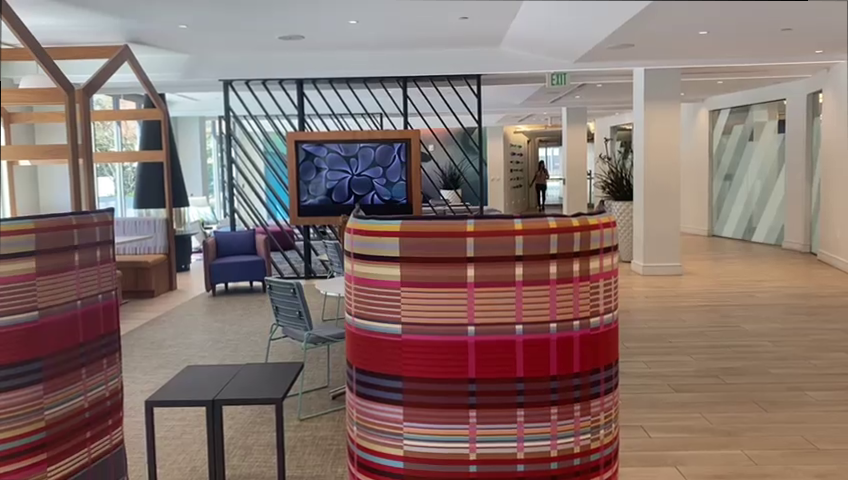
#> input picture Feature Tracking/Video Estimate/MSE_NEW/frame_0001.png, 848 x 480 px
$ python -i VideoStabilizer.py   (imports and definitions only)
#> lines starting #> are read from the running program, lines starting #| are printed output that depends on the picture
import cv2
import numpy as np
import matplotlib.pyplot as plt

def stabilize_video(input_path, output_path):
#> called with output_path = 'out.png'
    cap = cv2.VideoCapture(input_path)

    fps = int(cap.get(cv2.CAP_PROP_FPS))
    width = int(cap.get(cv2.CAP_PROP_FRAME_WIDTH))
    height = int(cap.get(cv2.CAP_PROP_FRAME_HEIGHT))
    size = (width, height)

    fourcc = cv2.VideoWriter_fourcc(*'mp4v')
    out = cv2.VideoWriter(output_path, fourcc, fps, size)

    _, prev = cap.read()
#> prev is the input picture: shape (480, 848, 3); mean B, G, R 109.6, 114.6, 134.6

    prevGray = cv2.cvtColor(prev, cv2.COLOR_BGR2GRAY)
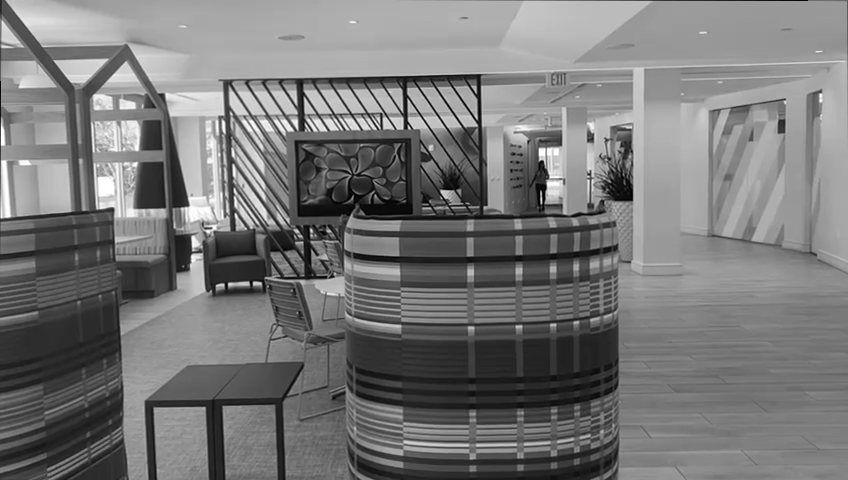
#> prevGray: shape (480, 848); min 0, max 255, mean 120
    prevCornerFeatures = cv2.goodFeaturesToTrack(prevGray, maxCorners=200, qualityLevel=0.01, minDistance=30,
                                                 blockSize=3)
#> prevCornerFeatures = 175 rows, first 8: [542, 161], [223, 284], [233, 164], [235, 213], [441, 190], [253, 282], [334, 276], [476, 125]
    #print("Next")
    originalX = [prevCornerFeatures[0][0][0]]
#> originalX = [542]
    originalY = [prevCornerFeatures[0][0][1]]
#> originalY = [161]
    newX = []
    newY = []
    transforms = []

    while True:
        success, curr = cap.read()
        if not success:
            break
        currGray = cv2.cvtColor(curr, cv2.COLOR_BGR2GRAY)

        badCurrCornerFeatures = cv2.goodFeaturesToTrack(currGray, maxCorners=200, qualityLevel=0.01, minDistance=30,
                                                            blockSize=3)
#> badCurrCornerFeatures has the same summary as prevCornerFeatures
        originalX.append(badCurrCornerFeatures[0][0][0])
        originalY.append(badCurrCornerFeatures[0][0][1])

        currCornerFeatures, status, _ = cv2.calcOpticalFlowPyrLK(prevGray, currGray, prevCornerFeatures, None)
#> currCornerFeatures has the same summary as prevCornerFeatures; status = 175 values from 1 to 1
        goodPrevCornerFeatures = prevCornerFeatures[status == 1]
#> goodPrevCornerFeatures = 175 pairs, first value 1 to 845, second value 1 to 478
        goodCurrCornerFeatures = currCornerFeatures[status == 1]
#> goodCurrCornerFeatures has the same summary as goodPrevCornerFeatures
        tran, _ = cv2.estimateAffinePartial2D(goodPrevCornerFeatures, goodCurrCornerFeatures)
#> tran = [[1, 0, 0], [0, 1, 0]]

        dx = tran[0, 2]
#> dx = 0
        dy = tran[1, 2]
#> dy = 0
        newX.append(dx)
        newY.append(dy)
        transforms.append([dx, dy])

        prevGray = currGray.copy()
        prevCornerFeatures = goodCurrCornerFeatures.reshape(-1, 1, 2)

    cumulative_transform = np.cumsum(transforms, axis=0)

    cap.set(cv2.CAP_PROP_POS_FRAMES, 0)

    for i in range(len(transforms)):
        success, frame = cap.read()
        if not success:
            break

        dx, dy = cumulative_transform[i]

        transformationMatrix = np.array([[1, 0, -dx], [0, 1, -dy]], dtype=np.float32)
        stabilizedFrame = cv2.warpAffine(frame, transformationMatrix, size)

        out.write(stabilizedFrame)

    cap.release()
    out.release()
    cv2.destroyAllWindows()

    # Plotting
    t = []
    for i in range(len(originalX)):
        t.append(i)
    newT = []
    for i in range(len(newX)):
        newT.append(i)

    plt.figure(1)
    fig1 = plt.subplot(121)
    plt.plot(t, originalX, lw=1, color='blue')
    fig1.set_title("Original trajectory on x-axis")
    fig2 = plt.subplot(122)
    plt.plot(newT, newX, lw=1, color='red')
    fig2.set_title("New trajectory on x-axis")
    plt.show()

    plt.figure(2)
    fig3 = plt.subplot(121)
    plt.plot(t, originalY, lw=1, color = 'blue')
    fig3.set_title("Original trajectory on y-axis")
    fig4 = plt.subplot(122)
    plt.plot(newT, newY, lw=1, color = 'red')
    fig4.set_title("New trajectory on y-axis")
    plt.show()

>>> result = stabilize_video('../Feature Tracking/Video Estimate/MSE_NEW/frame_0001.png', 'out.png')
